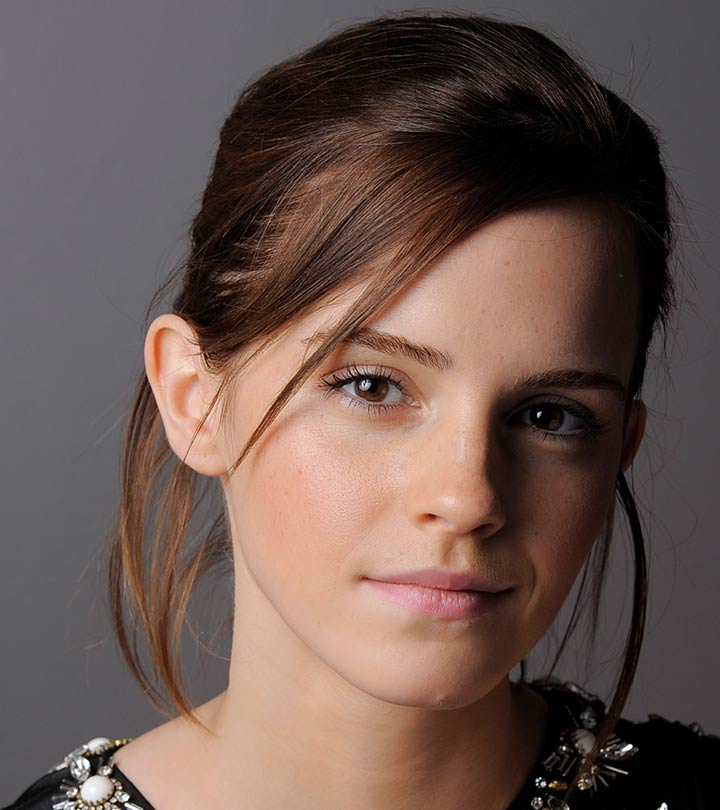
#> input picture a1images/emma.jpg, 720 x 810 px
$ jupyter execute Assignmnet_1.ipynb
#> lines starting #> are read from the running program, lines starting #| are printed output that depends on the picture; after the words box and inside, x2 and y2 are one past the last pixel; in counts of white or black regions, pixels touching at a corner belong together
# EN3160 Assignment 1 on Intensity Transformations and Neighborhood Filtering

## 1.  Implement the intensity transformation

[cell 1]
import cv2
import numpy as np
import matplotlib.pyplot as plt

[cell 2]
# Load the image in grayscale
image_path = 'a1images/emma.jpg'
image = cv2.imread(image_path, cv2.IMREAD_GRAYSCALE)
#> image: shape (810, 720); min 0, max 255, mean 92.3

# Display the original image
plt.imshow(image, cmap='gray')
plt.title("Original Image")
plt.axis('off')
plt.show()

[cell 3]
t1 = np.linspace(0, 50, 50).astype('uint8')
print(len(t1))
t2 = np.linspace(100, 255, 100).astype('uint8')
print(len(t2))
t3 = np.linspace(150, 256, 106).astype('uint8')

lookup_table = np.concatenate([t1, t2, t3])

[cell 4]
# Create an array representing the input intensities
input_values = np.arange(lookup_table.size)

# Plot the input and the corresponding output (transformed) intensities
plt.figure(figsize=(8, 6))
plt.plot(input_values, lookup_table, label='Lookup Table Transformation', color='blue', marker='o', markersize=1)

# Labeling the plot
plt.title('Input vs. Output Intensity Transformation')
plt.xlabel('Input Intensity')
plt.ylabel('Output Intensity')
plt.grid(True)
plt.legend()

# Show the plot
plt.show()
#> figure, not shown here; curve peaks at x = 149, y = 255

[cell 5]
# Apply the transformation using the lookup table
transformed_image = cv2.LUT(image, lookup_table)
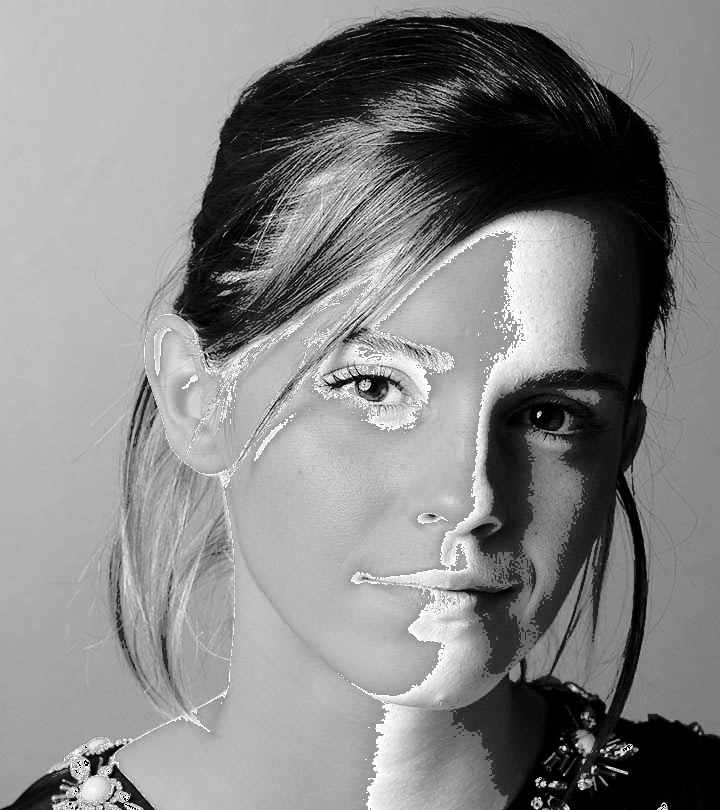
#> transformed_image: shape (810, 720); min 0, max 255, mean 133.4

[cell 6]
# Display the original and transformed images side by side
plt.figure(figsize=(10, 5))
plt.subplot(1, 2, 1)
plt.imshow(image, cmap='gray')
plt.title("Original Image")
plt.axis('off')

plt.subplot(1, 2, 2)
plt.imshow(transformed_image, cmap='gray')
plt.title("Transformed Image")
plt.axis('off')

plt.tight_layout()
plt.show()

## 2. Accentuate white and grey matter

[cell 7]
import cv2
import numpy as np
import matplotlib.pyplot as plt

# Load the brain proton density image in grayscale
image_path = 'a1images/brain_proton_density_slice.png'
image_brain = cv2.imread(image_path, cv2.IMREAD_GRAYSCALE)
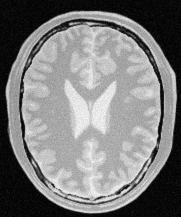
#> input picture a1images/brain_proton_density_slice.png, 181 x 217 px
#> image_brain is the input picture: shape (217, 181); min 0, max 251, mean 123.7

# Display the original image
plt.figure(figsize=(6, 6))
plt.imshow(image_brain, cmap='gray')
plt.title("Original Brain Proton Density Image")
plt.axis('off')
plt.show()

[cell 8]
hist, bins = np.histogram(image_brain.ravel(), 256, [0, 256])
#> hist = 256 values, max 1097 at index 7, min 0 at index 248, mean 153.4; bins = 257 values from 0 to 256
fig, ax = plt.subplots(1, 2, figsize=(12, 4))
ax[0].imshow(image_brain, cmap='gray', vmin=0, vmax=255)
ax[0].set_title('Original Image')
ax[0].axis('off')
ax[1].plot(hist)
ax[1].set_title('Histogram')
ax[1].set_xlabel('Intensity Value')
ax[1].set_ylabel('Frequency')
plt.show()
#> figure, not shown here; panel 2: curve peaks at x = 7, y = 1097

[cell 9]
def accentuate_matter(image):
    # Cretae a copy of image
    image_accentuated = np.copy(image)

    #Apply transformation for gray matter 150 to 180
    gray_matter_mask = (image >= 150) & (image <= 180)
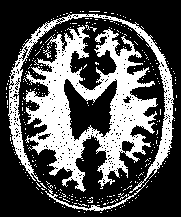
#> gray_matter_mask: shape (217, 181) bool; 32.7% white; 310 white regions (307 under 20 px), largest, box (x1, y1, x2, y2) and area: (23, 25, 158, 192) 9078, (8, 14, 175, 193) 2862, (45, 180, 149, 211) 295
    image_accentuated[gray_matter_mask] = 1.7 * image_accentuated[gray_matter_mask] + 30

    # Apply transformation for white matter 100 to 250
    white_matter_mask = (image >= 180) & (image <= 250)
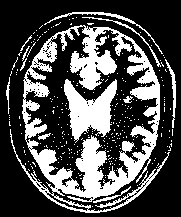
#> white_matter_mask: shape (217, 181) bool; 30.7% white; 282 white regions (270 under 20 px), largest, box (x1, y1, x2, y2) and area: (10, 25, 170, 213) 8867, (64, 79, 117, 143) 1781, (44, 12, 163, 54) 282
    image_accentuated[white_matter_mask] = 1.3 * image_accentuated[white_matter_mask] + 20
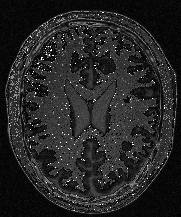
#> image_accentuated: shape (217, 181); min 0, max 255, mean 37.6

    return image_accentuated, gray_matter_mask, white_matter_mask

# Apply the accentuation transformation
image_accentuated, gray_matter_mask, white_matter_mask = accentuate_matter(image_brain)

# Display the masks
plt.figure(figsize=(12, 6))
plt.subplot(1, 2, 1)
plt.imshow(gray_matter_mask, cmap='gray')
plt.title("Gray Matter Mask")
plt.axis('off')

plt.subplot(1, 2, 2)
plt.imshow(white_matter_mask, cmap='gray')
plt.title("White Matter Mask")
plt.axis('off')

# Display the original and transformed images side by side
plt.figure(figsize=(12, 6))
plt.subplot(1, 2, 1)
plt.imshow(image_brain, cmap='gray')
plt.title("Original Image")
plt.axis('off')

plt.subplot(1, 2, 2)
plt.imshow(image_accentuated, cmap='gray')
plt.title("Accentuated Image")
plt.axis('off')

plt.tight_layout()
plt.show()

[cell 10]
# plot intensity transformation of white and gray matter on same plot
input_values = np.arange(256)
output_values_gray = np.copy(input_values)
output_values_gray[150:181] = 1.7 * output_values_gray[150:181] + 30

output_values_white = np.copy(input_values)
output_values_white[181:251] = 1.3 * output_values_white[181:251] + 20

plt.figure(figsize=(8, 6))
plt.plot(input_values, output_values_gray, label='Gray Matter Transformation', color='blue', marker='o', markersize=1)
plt.plot(input_values, output_values_white, label='White Matter Transformation', color='red', marker='o', markersize=1)

plt.title('Gray and White Matter Intensity Transformation')
plt.xlabel('Input Intensity')
plt.ylabel('Output Intensity')
plt.grid(True)
plt.legend()
plt.show()
#> figure, not shown here; curve peaks at x = 180, y = 336; curve peaks at x = 250, y = 345

## Gamma correction

### Apply gamma correction with gamma = 0.7

[cell 11]
# Load the image
image_path = 'a1images\highlights_and_shadows.jpg'
image = cv2.imread(image_path)
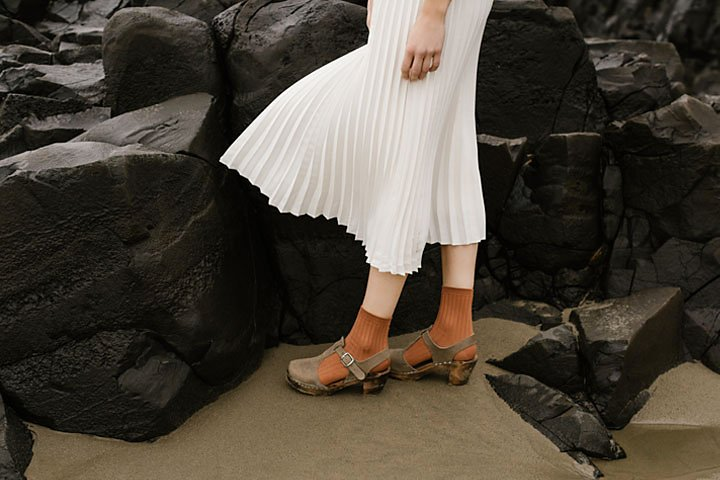
#> input picture a1images/highlights_and_shadows.jpg, 720 x 480 px, found by its file name
#> image is the input picture: shape (480, 720, 3); mean B, G, R 58.1, 68.6, 75.7

# Convert the image from BGR to Lab color space
lab_image = cv2.cvtColor(image, cv2.COLOR_BGR2Lab)
#> lab_image: shape (480, 720, 3); mean of channels 0, 1, 2 71.3, 129.1, 135

# Split the Lab image into L, a, b channels
L, a, b = cv2.split(lab_image)
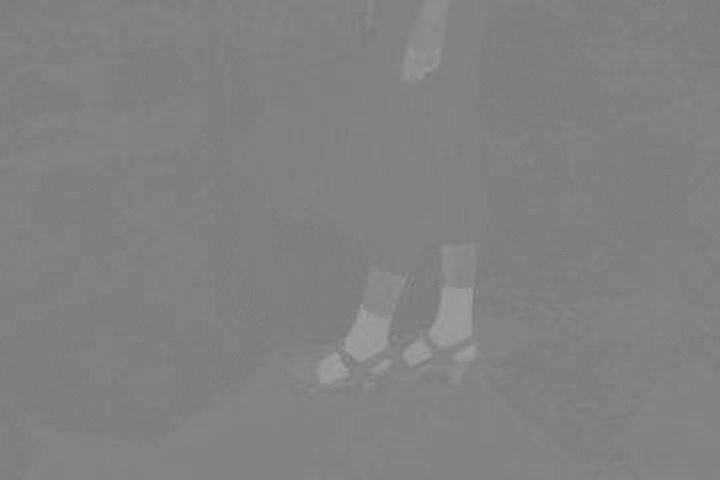
#> a: shape (480, 720); min 119, max 160, mean 129.1

# Apply gamma correction to the L channel
gamma = 0.7
L_corrected = np.array(255 * (L / 255) ** gamma, dtype='uint8')

# Merge the corrected L channel back with a and b
lab_corrected = cv2.merge([L_corrected, a, b])
#> lab_corrected: shape (480, 720, 3); mean of channels 0, 1, 2 93.5, 129.1, 135

# Convert the Lab image back to BGR color space
image_corrected = cv2.cvtColor(lab_corrected, cv2.COLOR_Lab2BGR)

# Display the original and corrected images
plt.figure(figsize=(12, 6))

plt.subplot(1, 2, 1)
plt.imshow(cv2.cvtColor(image, cv2.COLOR_BGR2RGB))
plt.title('Original Image')
plt.axis('off')

plt.subplot(1, 2, 2)
plt.imshow(cv2.cvtColor(image_corrected, cv2.COLOR_BGR2RGB))
plt.title('Gamma Corrected Image')
plt.axis('off')

plt.show()

### Histrogram visaulization

[cell 12]
# Define colors and channel IDs
colors = ('r', 'g', 'b')
channel_ids = (0, 1, 2)

# Create a figure for the histograms
plt.figure(figsize=(12, 8))

# Histogram for the original image
plt.subplot(1, 2, 1)
for i, color in zip(channel_ids, colors):
    plt.hist(image[:, :, i].ravel(), bins=256, range=(0, 256), color=color, alpha=0.7, label=f'{color.upper()} Channel')
plt.title('Histogram of Original Image')
plt.xlabel('Intensity')
plt.ylabel('Frequency')
plt.legend()

# Histogram for the corrected image
plt.subplot(1, 2, 2)
for i, color in zip(channel_ids, colors):
    plt.hist(image_corrected[:, :, i].ravel(), bins=256, range=(0, 256), color=color, alpha=0.7, label=f'{color.upper()} Channel')
plt.title('Histogram of Gamma Corrected Image')
plt.xlabel('Intensity')
plt.ylabel('Frequency')
plt.legend()

# Adjust layout and show plot
plt.tight_layout()
plt.show()
#> figure, not shown here; panel 1: tallest bar 8229 high, from x = 13 to 14; panel 1: tallest bar 7486 high, from x = 18 to 19; panel 1: tallest bar 7023 high, from x = 19 to 20; panel 2: tallest bar 12505 high, from x = 28 to 29

## 4. Vibrance analysis

## 5. Histogram equalization

[cell 13]
import cv2 as cv
import numpy as np
import matplotlib.pyplot as plt

def histogram_equalization(image_path):
    # Load the image in grayscale
#> called with image_path = 'a1images/shells.tif'
    f = cv.imread(image_path, cv.IMREAD_GRAYSCALE)
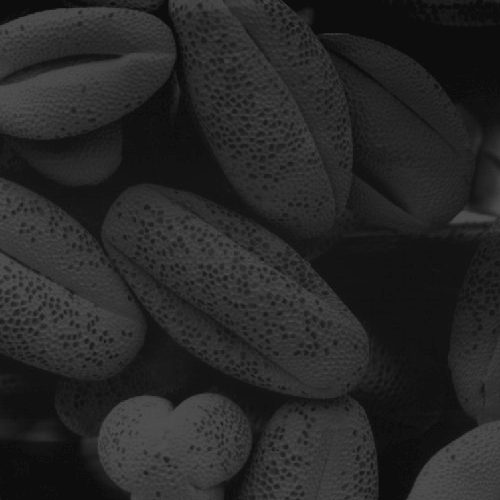
#> input picture a1images/shells.tif, 500 x 500 px
#> f is the input picture: shape (500, 500); min 13, max 83, mean 38.7
    M, N = f.shape
#> M = 500; N = 500
    L = 256

    # Calculate histogram and cumulative distribution function (CDF)
    hist, bins = np.histogram(f.ravel(), 256, [0, 256])
#> hist = 256 values, max 17718 at index 13, min 0 at index 0, mean 976.6; bins = 257 values from 0 to 256
    cdf = hist.cumsum()
#> cdf = 256 values from 0 to 250000
    cdf_min = cdf.min()
#> cdf_min = 0
    cdf_max = cdf.max()
#> cdf_max = 250000

    # Create the lookup table
    t = np.array([(L-1)/(M*N)*cdf[i] for i in range(256)], dtype=np.uint8)
#> t = 256 values from 0 to 255

    # Apply the transformation
    g = t[f]
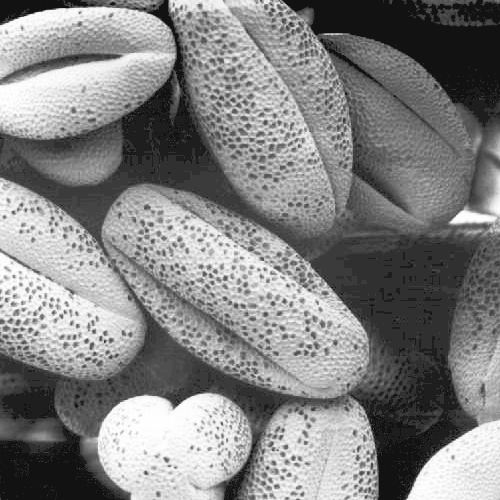
#> g: shape (500, 500); min 18, max 255, mean 130.5

    # Plot the original and equalized images along with their histograms
    fig, ax = plt.subplots(2, 2, figsize=(12, 8))

    # Original image
    ax[0, 0].imshow(f, cmap='gray', vmin=0, vmax=255)
    ax[0, 0].set_title('Original Image')
    ax[0, 0].axis('off')

    # Histogram of original image
    ax[0, 1].plot(hist)
    ax[0, 1].set_title('Histogram of Original Image')
    ax[0, 1].set_xlabel('Intensity Value')
    ax[0, 1].set_ylabel('Frequency')

    # Equalized image
    ax[1, 0].imshow(g, cmap='gray', vmin=0, vmax=255)
    ax[1, 0].set_title('Histogram Equalization')
    ax[1, 0].axis('off')

    # Histogram of equalized image
    hist_eq, bins_eq = np.histogram(g.ravel(), 256, [0, 256])
#> hist_eq = 256 values, max 18320 at index 18, min 0 at index 0, mean 976.6; bins_eq = 257 values from 0 to 256
    ax[1, 1].plot(hist_eq)
    ax[1, 1].set_title('Histogram of Equalized Image')
    ax[1, 1].set_xlabel('Intensity Value')
    ax[1, 1].set_ylabel('Frequency')

    plt.tight_layout()
    plt.show()
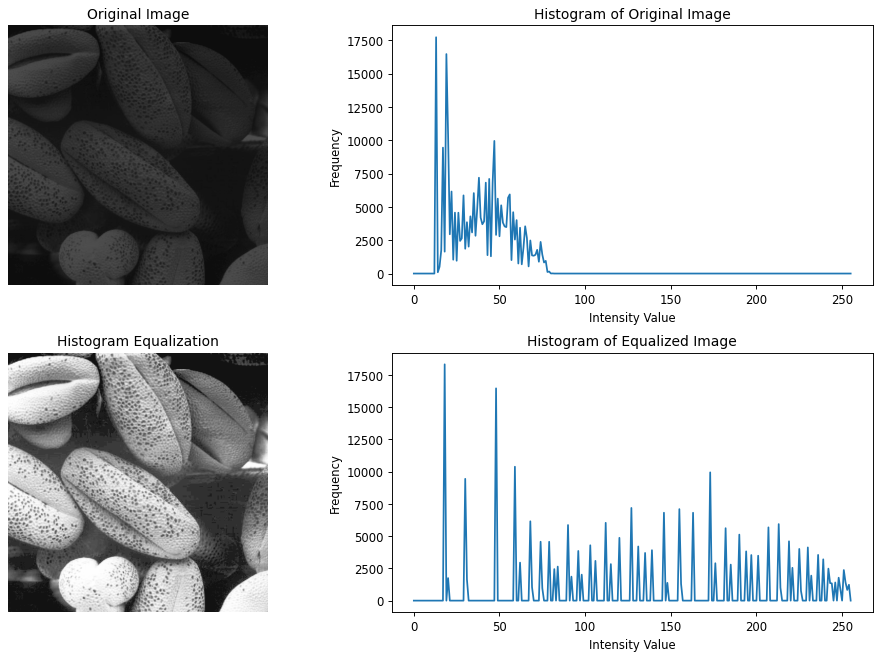
#> figure drawn by matplotlib, 4 panels; panel 2: curve peaks at x = 13, y = 17718; panel 4: curve peaks at x = 18, y = 18320

# Call the function with the image path
histogram_equalization('a1images/shells.tif')
